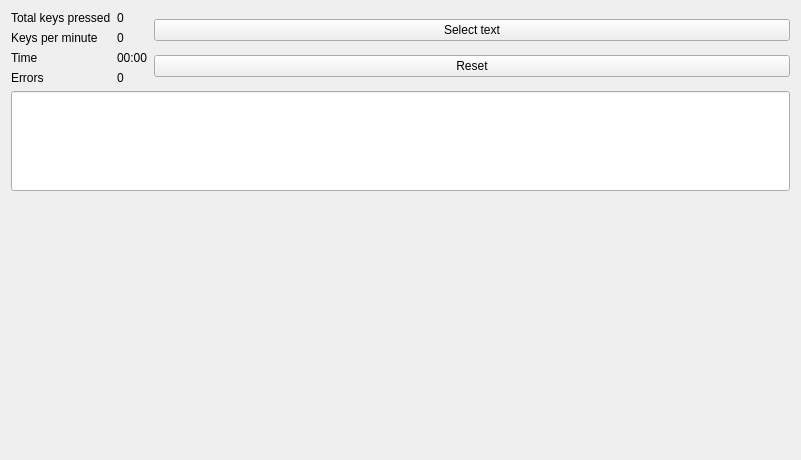
<?xml version="1.0" encoding="UTF-8"?>
<ui version="4.0">
 <class>ExerciseWidget</class>
 <widget class="QWidget" name="ExerciseWidget">
  <property name="geometry">
   <rect>
    <x>0</x>
    <y>0</y>
    <width>801</width>
    <height>460</height>
   </rect>
  </property>
  <property name="windowTitle">
   <string>Form</string>
  </property>
  <layout class="QGridLayout" name="gridLayout">
   <item row="1" column="0">
    <layout class="QVBoxLayout" name="verticalLayout_2">
     <item>
      <layout class="QHBoxLayout" name="horizontalLayout_3" stretch="1,10">
       <item>
        <layout class="QHBoxLayout" name="horizontalLayout_2" stretch="1,3">
         <item>
          <layout class="QVBoxLayout" name="verticalLayout">
           <item>
            <widget class="QLabel" name="LabelKeysPressed_Info">
             <property name="text">
              <string>Total keys pressed</string>
             </property>
            </widget>
           </item>
           <item>
            <widget class="QLabel" name="LabelKPM_Info">
             <property name="text">
              <string>Keys per minute</string>
             </property>
            </widget>
           </item>
           <item>
            <widget class="QLabel" name="LabelTime_Info">
             <property name="text">
              <string>Time</string>
             </property>
            </widget>
           </item>
           <item>
            <widget class="QLabel" name="LabelErrors_Info">
             <property name="text">
              <string>Errors</string>
             </property>
            </widget>
           </item>
          </layout>
         </item>
         <item>
          <layout class="QVBoxLayout" name="verticalLayout_4">
           <item>
            <widget class="QLabel" name="LabelKeysPressed">
             <property name="text">
              <string>0</string>
             </property>
            </widget>
           </item>
           <item>
            <widget class="QLabel" name="LabelKPM">
             <property name="text">
              <string>0</string>
             </property>
            </widget>
           </item>
           <item>
            <widget class="QLabel" name="LabelTime">
             <property name="text">
              <string>00:00</string>
             </property>
            </widget>
           </item>
           <item>
            <widget class="QLabel" name="LabelErrors">
             <property name="text">
              <string>0</string>
             </property>
            </widget>
           </item>
          </layout>
         </item>
        </layout>
       </item>
       <item>
        <layout class="QVBoxLayout" name="verticalLayout_6">
         <item>
          <widget class="QPushButton" name="SelectTextButton">
           <property name="sizePolicy">
            <sizepolicy hsizetype="Expanding" vsizetype="Fixed">
             <horstretch>0</horstretch>
             <verstretch>0</verstretch>
            </sizepolicy>
           </property>
           <property name="minimumSize">
            <size>
             <width>200</width>
             <height>0</height>
            </size>
           </property>
           <property name="baseSize">
            <size>
             <width>0</width>
             <height>0</height>
            </size>
           </property>
           <property name="focusPolicy">
            <enum>Qt::FocusPolicy::NoFocus</enum>
           </property>
           <property name="text">
            <string>Select text</string>
           </property>
          </widget>
         </item>
         <item>
          <widget class="QPushButton" name="ResetButton">
           <property name="focusPolicy">
            <enum>Qt::FocusPolicy::NoFocus</enum>
           </property>
           <property name="text">
            <string>Reset</string>
           </property>
          </widget>
         </item>
        </layout>
       </item>
      </layout>
     </item>
     <item>
      <widget class="QLineEdit" name="TextBox">
       <property name="sizePolicy">
        <sizepolicy hsizetype="Expanding" vsizetype="Preferred">
         <horstretch>0</horstretch>
         <verstretch>0</verstretch>
        </sizepolicy>
       </property>
       <property name="minimumSize">
        <size>
         <width>0</width>
         <height>100</height>
        </size>
       </property>
       <property name="font">
        <font>
         <family>DejaVu Sans Mono</family>
         <pointsize>40</pointsize>
         <bold>true</bold>
        </font>
       </property>
       <property name="cursor">
        <cursorShape>ArrowCursor</cursorShape>
       </property>
       <property name="focusPolicy">
        <enum>Qt::FocusPolicy::NoFocus</enum>
       </property>
       <property name="layoutDirection">
        <enum>Qt::LayoutDirection::LeftToRight</enum>
       </property>
       <property name="readOnly">
        <bool>true</bool>
       </property>
      </widget>
     </item>
     <item>
      <spacer name="verticalSpacer">
       <property name="orientation">
        <enum>Qt::Orientation::Vertical</enum>
       </property>
       <property name="sizeHint" stdset="0">
        <size>
         <width>20</width>
         <height>40</height>
        </size>
       </property>
      </spacer>
     </item>
    </layout>
   </item>
   <item row="2" column="0">
    <layout class="QVBoxLayout" name="verticalLayout_3"/>
   </item>
  </layout>
 </widget>
 <resources/>
 <connections/>
</ui>
